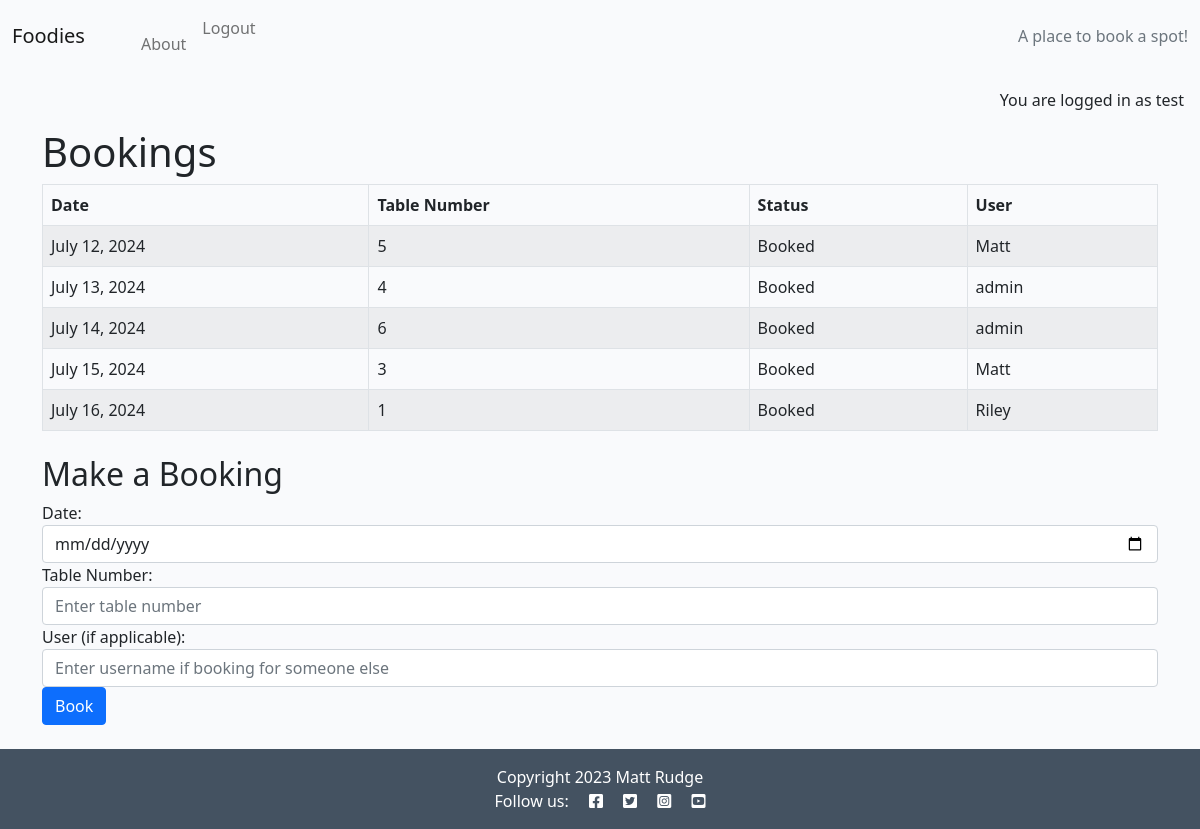
The app's page / (signed in) with its own data.
### blog/models.py (models this page shows, shortened)
class Booking(models.Model):
    id = models.AutoField(primary_key=True)
    date = models.DateField()
    table_number = models.IntegerField(default=1)  # learned from CI
    user = models.ForeignKey(User, on_delete=models.CASCADE)
    booked = models.BooleanField(default=False)
    class Meta:
        unique_together = ('date', 'table_number')

### blog/views.py (the view)
# urls.py: path('', views.index, name='home'),
@login_required
def index(request):
    if request.method == 'POST':
        form = BookingForm(request.POST)
        if form.is_valid():
            date = form.cleaned_data['date']
            table_number = form.cleaned_data['table_number']
            user = request.user
            existing_booking = Booking.objects.filter(date=date, table_number=table_number).exists()
            if existing_booking:
                messages.error(request, 'This table is already booked for the selected date.')
            else:
                booking = form.save(commit=False)
                booking.user = user
                booking.booked = True  # Ensure the booking is marked as booked
                booking.save()
                messages.success(request, 'Booking successfully created.')
                return redirect('home')
        else:
            messages.error(request, 'There was an error with your booking.')
    else:
        form = BookingForm()
    bookings = Booking.objects.all().order_by('date')
    context = {
        'bookings': bookings,
        'form': form,
    }
    return render(request, 'blog/index.html', context)

### blog/forms.py (shortened to what this page needs)
class BookingForm(forms.ModelForm):
    table_number = forms.IntegerField(label='Table Number')
    class Meta:
        model = Booking
        fields = ['date', 'table_number']

### blog/templates/blog/index.html (shortened to what this page needs)
{% extends "base.html" %}
{% block content %}
<div class="content container">
    <h1>Bookings</h1>
    <table class="table table-striped table-bordered">
        <thead class="thead-dark">
            <tr>
                <th>Date</th>
                <th>Table Number</th>
                <th>Status</th>
                <th>User</th>
            </tr>
        </thead>
        <tbody>
            {% for booking in bookings %}
            <tr>
                <td>{{ booking.date }}</td>
                <td>{{ booking.table_number }}</td>
                <td>{{ booking.booked|yesno:"Booked,Available" }}</td>
                <td>
                    {% if booking.booked %}
                        {{ booking.user.username }}
                    {% else %}
                        N/A
                    {% endif %}
                </td>
            </tr>
            {% endfor %}
        </tbody>
    </table>
    <h2 class="mt-4">Make a Booking</h2>
    {% if user.is_authenticated %}
        <form method="post" class="mb-4">
            <div class="form-group">
                <label for="id_date">Date:</label>
                <input type="date" id="id_date" name="date" class="form-control" required>
            </div>
            <div class="form-group">
                <label for="id_table_number">Table Number:</label>
                <input type="text" id="id_table_number" name="table_number" class="form-control" placeholder="Enter table number" required>
            </div>
            <div class="form-group">
                <label for="id_user">User (if applicable):</label>
                <input type="text" id="id_user" name="user" class="form-control" placeholder="Enter username if booking for someone else">
            </div>
            <button type="submit" class="btn btn-primary">Book</button>
        </form>
    {% else %}
        <div class="alert alert-warning">
            You need to <a href="{% url 'account_login' %}">login</a> to make a booking.
        </div>
    {% endif %}
</div>
{% endblock %}
{% block copyright %}
    Copyright 2023 Matt Rudge
{% endblock %}

### blog/templates/base.html (shortened to what this page needs)
{% load static %}
{% url 'about' as about_url %}
{% url 'home' as home_url %}
<!DOCTYPE html>
<html class="h-100" lang="en">
<head>
    <link rel="stylesheet" href="https://cdnjs.cloudflare.com/ajax/libs/font-awesome/5.15.3/css/all.min.css">
    <link href="https://cdn.jsdelivr.net/npm/bootstrap@5.0.1/dist/css/bootstrap.min.css" rel="stylesheet"
>
    <link rel="stylesheet" href="{% static 'css/style.css' %}">
</head>
<body class="d-flex flex-column h-100 main-bg">
    <nav class="navbar navbar-expand-lg navbar-light bg-grey">
        <div class="container-fluid">
            <a class="navbar-brand" href="{% url 'home' %}">Foodies</a>
            <div class="collapse navbar-collapse" id="navbarText">
                <ul class="navbar-nav me-auto mb-2 mb-lg-0">
                    <li class="nav-item">
                        <a class="nav-link {% if request.path == home_url %}active{%endif%}"
                        aria-current="page" href="{% url 'home' %}">
                    </li>
                    <li class="nav-item">
                        <a
                          class="nav-link
                          {% if request.path == about_url %}active{%endif%}"
                          aria-current="page"
                          href="{% url 'about' %}"
                          >About</a
                        >
                      </li>
                      {% if user.is_authenticated %}
                      <li class="nav-item">
                          <a class="nav-link {% if request.path == logout_url %}active{% endif %}" aria-current="page" href="{% url 'account_logout' %}">Logout</a>
                      </li>
                      {% endif %}
                </ul>
                <span class="navbar-text text-muted">
                    A place to book a spot!
                </span>
            </div>
        </div>
    </nav>
    <main class="flex-shrink-0 main-bg">
        {% if user.is_authenticated %}
        <p class="text-end m-3">You are logged in as {{ user }}</p>
        {% else %}
        <p class="text-end m-3">You are not logged in</p>
        {% endif %}
        {% block content %}{% endblock content %}
    </main>
    <footer class="footer mt-auto py-3 dark-bg">
        <p class="m-0 text-center text-white">
            {% block copyright %}{% endblock copyright %}
        </p>
        <p class="m-0 text-center text-white">Follow us: <i class="fab fa-facebook-square ms-3"></i>
            <i class="fab fa-twitter-square ms-3"></i>
            <i class="fab fa-instagram-square ms-3"></i>
            <i class="fab fa-youtube-square ms-3"></i>
        </p>
    </footer>
</body>
</html>

### static/css/style.css (style rules this page uses)
body { background-color: #F9FAFC; }
.dark-bg { background-color: #445261; }
.main-bg { background-color: #F9FAFC; }

### records on screen
Booking: date "July 12, 2024", table_number "5", booked "Booked", user.username "Matt"
Booking: date "July 13, 2024", table_number "4", booked "Booked", user.username "admin"
Booking: date "July 14, 2024", table_number "6", booked "Booked", user.username "admin"
Booking: date "July 15, 2024", table_number "3", booked "Booked", user.username "Matt"
Booking: date "July 16, 2024", table_number "1", booked "Booked", user.username "Riley"

### other values on screen
{{ user }} "test"
